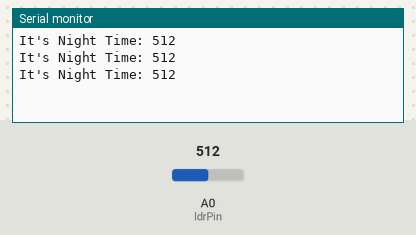
Recording of a sketch running on a simulated Arduino Uno, built with avr-gcc and run on an emulated ATmega328P. Parts: the last lines printed to the serial monitor. The test bench sets the inputs (shaded band); at power-on: A0 (ldrPin) = 512.

Above: at 1.3 s.
1.4 s: A0 (ldrPin) set to 1007
At 1.9 s:
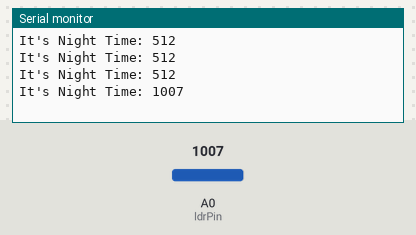
2.9 s: A0 (ldrPin) set to 1018
At 3.4 s:
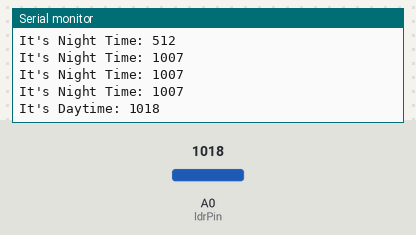

The sketch:

ldr_sensor.ino
```cpp
const int ldrPin = A0;

void setup() {
    Serial.begin(9600);
    pinMode(ldrPin, INPUT);
}

void loop() {
    int ldr = analogRead(ldrPin);

    if (ldr <= 1017) {
        Serial.print("It's Night Time: ");
        Serial.println(ldr);
    } else {
        Serial.print("It's Daytime: ");
        Serial.println(ldr);
    }

    delay(500); // Small delay to prevent excessive printing
}
```

Measured:
- the behaviour switches between 1017 and 1018 on A0 (ldrPin) (found by bisection; images 1 and 2)
- after the input at 1.4 s, the serial monitor: prints a new line after 0.10 s (image 1)
- after the input at 2.9 s, the serial monitor: prints a new line after 0.10 s (image 2)
